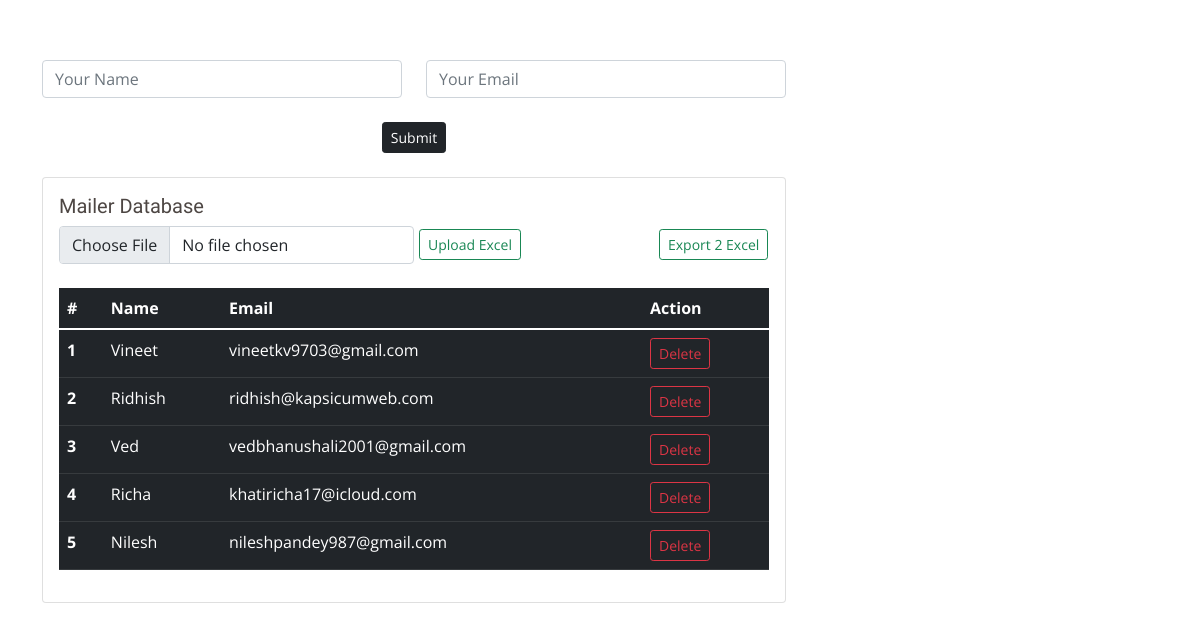
Screenshot of /maildb with the database file from the repository.
### models.py (models this page shows)
class Maildb(db.Model):
    id = db.Column(db.Integer, primary_key=True)
    mdb_name = db.Column(db.String)
    mdb_email = db.Column(db.String)

### app.py (the view)
@app.route('/maildb', methods=["GET", "POST"])
def maildata():
    if settings.request.method == "POST":
        mdb_name = settings.request.form['mdb_name']
        mdb_email = settings.request.form['mdb_email']
        information = models.Maildb(mdb_name=mdb_name, mdb_email=mdb_email)
        db.session.add(information)
        db.session.commit()
    fetch = models.Maildb.query.all()
    return settings.render_template('maildb.html', getinfo=fetch)

### templates/maildb.html (shortened to what this page needs)
<!DOCTYPE html>
<html lang="en">
  <head>
    <link
      href="static/assets/vendor/animate.css/animate.min.css"
      rel="stylesheet"
    />
    <link href="static/assets/vendor/aos/aos.css" rel="stylesheet" />
    <link
      href="static/assets/vendor/bootstrap/css/bootstrap.min.css"
      rel="stylesheet"
    />
    <link
      href="static/assets/vendor/bootstrap-icons/bootstrap-icons.css"
      rel="stylesheet"
    />
    <link
      href="static/assets/vendor/boxicons/css/boxicons.min.css"
      rel="stylesheet"
    />
    <link
      href="static/assets/vendor/glightbox/css/glightbox.min.css"
      rel="stylesheet"
    />
    <link
      href="static/assets/vendor/swiper/swiper-bundle.min.css"
      rel="stylesheet"
    />
    <link href="static/assets/css/style.css" rel="stylesheet" />
  </head>
  <body>
    <main id="main">
      <section id="contact" class="contact">
        <div class="container">
          <div class="col-lg-8">
            <form action="/maildb" role="form" method="post">
              <div class="row">
                <div class="col-md-6 form-group">
                  <input
                    type="text"
                    name="mdb_name"
                    class="form-control"
                    id="name"
                    placeholder="Your Name"
                    required
                  />
                </div>
                <div class="col-md-6 form-group mt-3 mt-md-0">
                  <input
                    type="text"
                    class="form-control"
                    name="mdb_email"
                    id="email"
                    placeholder="Your Email"
                    required
                  />
                </div>
              </div>
              <br />
              <div class="text-center">
                <button class="btn btn-dark btn-sm" type="submit">
                  Submit
                </button>
              </div>
            </form>
          </div>
          <br />
          <div class="col-lg-8">
            <div class="card">
              <div class="card-body">
                <h5 class="card-title">Mailer Database</h5>
                <form
                  action="/uploaddb"
                  method="post"
                  enctype="multipart/form-data"
                >
                  <div class="col-md-6 form-group">
                    <input
                      type="file"
                      name="mail_db"
                      class="form-control"
                      id="name"
                      placeholder="Upload File"
                      required
                    />
                  </div>
                  <input
                    type="submit"
                    class="btn btn-outline-success btn-sm"
                    value="Upload Excel"
                    style="float: left; margin-left: 360px; margin-top: -35px"
                  />
                </form>
                <form
                  action="/downdb"
                  method="post"
                  enctype="multipart/form-data"
                >
                  <div class="col-md-6 form-group">
                    <input
                      type="submit"
                      class="btn btn-outline-success btn-sm"
                      value="Export 2 Excel"
                      style="float: left; margin-left: 600px; margin-top: -35px"
                    />
                  </div>
                </form>
                <br />
                <table class="table table-dark">
                  <thead>
                    <tr>
                      <th scope="col">#</th>
                      <th scope="col">Name</th>
                      <th scope="col">Email</th>
                      <th scope="col">Action</th>
                    </tr>
                  </thead>
                  <tbody>
                    {% for i in getinfo %}
                    <tr>
                      <th scope="row">{{loop.index}}</th>
                      <td>{{i.mdb_name}}</td>
                      <td>{{i.mdb_email}}</td>
                      <td>
                        <a
                          href="delmdb/{{i.id}}"
                          class="btn btn-outline-danger btn-sm"
                          >Delete</a
                        >
                      </td>
                    </tr>
                    {% endfor %}
                  </tbody>
                </table>
              </div>
            </div>
          </div>
        </div>
      </section>
    </main>
  </body>
</html>

### static/assets/css/style.css (style rules this page uses)
body { font-family: "Open Sans", sans-serif; color: #4d4643; }
a { color: #f03c02; text-decoration: none; }
h1, h2, h3, h4, h5, h6 { font-family: "Muli", sans-serif; }
section { padding: 60px 0; overflow: hidden; }

### rows the page displays
Maildb: mdb_name "Vineet", mdb_email "vineetkv9703@gmail.com"
Maildb: mdb_name "Ridhish", mdb_email "ridhish@kapsicumweb.com"
Maildb: mdb_name "Ved", mdb_email "vedbhanushali2001@gmail.com"
Maildb: mdb_name "Richa", mdb_email "khatiricha17@icloud.com"
Maildb: mdb_name "Nilesh", mdb_email "nileshpandey987@gmail.com"
